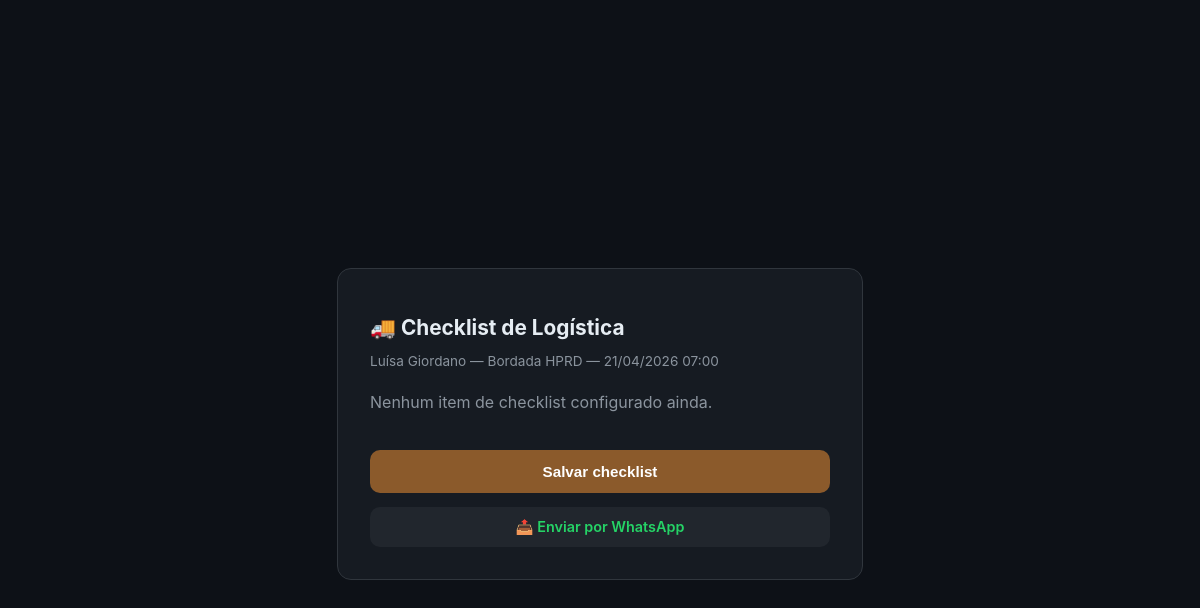
The app's page /checklist/logistica/1/ (signed in) with its own data.
### gateagora/models.py (models this page shows, shortened)
class Aula(models.Model):
    LOCAIS_CHOICES = [
        ('picadeiro_1', 'Picadeiro Principal'),
        ('picadeiro_2', 'Picadeiro Coberto'),
        ('pista_salto', 'Pista de Salto'),
        ('Competição', 'Competição'),
    ]
    empresa = models.ForeignKey(Empresa, on_delete=models.CASCADE)
    TIPO_AULA_CHOICES = [
        ('NORMAL', 'Aula Normal'),
        ('RECUPERAR', 'Aula a Recuperar'),
        ('TREINO_INTERNO', 'Treino Interno (sem custo)'),
        ('TREINO_EXTERNO', 'Competição'),
    ]
    aluno = models.ForeignKey(Aluno, on_delete=models.CASCADE, related_name='aulas')
    cavalo = models.ForeignKey(Cavalo, on_delete=models.SET_NULL, null=True, blank=True, related_name='aulas')
    sela = models.ForeignKey(
        Sela,
        on_delete=models.SET_NULL,
        null=True,
        blank=True,
        related_name="aulas",
        verbose_name="Sela Utilizada"
    )
    cabecada = models.ForeignKey(
        Cabecada,
        on_delete=models.SET_NULL,
        null=True,
        blank=True,
        related_name="aulas",
        verbose_name="Cabeçada Utilizada"
    )
    instrutor = models.ForeignKey(
        Perfil,
        on_delete=models.SET_NULL,
        null=True, blank=True,
        related_name='aulas_ministradas',
        limit_choices_to={'cargo': 'Professor'}
    )
    data_hora = models.DateTimeField(db_index=True)
    local = models.CharField(max_length=20, choices=LOCAIS_CHOICES, default='picadeiro_1')
    local_novo = models.ForeignKey(
        'LocalAula', null=True, blank=True,
        on_delete=models.SET_NULL,
        verbose_name="Local (novo)"
    )
    tipo = models.CharField(max_length=15, choices=TIPO_AULA_CHOICES, default='NORMAL')
    concluida = models.BooleanField(default=False)
    relatorio_treino = models.TextField(blank=True)
    class Meta:
        ordering = ["data_hora"]
        indexes = [models.Index(fields=["empresa", "data_hora"])]
        verbose_name = "Aula 📅"
        verbose_name_plural = "Aulas 📅"

class Aluno(models.Model):
    empresa = models.ForeignKey(Empresa, on_delete=models.CASCADE)
    nome = models.CharField(max_length=200)
    ativo = models.BooleanField(default=True)
    telefone = models.CharField(        # ← ADICIONAR AQUI
        max_length=20,
        blank=True,
        null=True,
        help_text="WhatsApp com DDD"
    )
    streak_atual = models.PositiveIntegerField(default=0)
    melhor_streak = models.PositiveIntegerField(default=0)
    valor_aula = models.DecimalField(max_digits=10, decimal_places=2, default=Decimal('150.00'))
    plano = models.ForeignKey(
        'Plano',
        on_delete=models.SET_NULL,
        null=True,
        blank=True,
        verbose_name="Plano Contratado"
    )
    foto = models.ImageField(
        upload_to='alunos/',
        null=True,
        blank=True,
        verbose_name="Foto do Aluno",
        help_text="⚠️ Tamanho máximo: 5MB. Formatos aceitos: JPG, PNG."
    )
    perfil_usuario = models.OneToOneField(
        'Perfil',
        on_delete=models.SET_NULL,
        null=True,
        blank=True,
        related_name='aluno_vinculado',
        verbose_name="Login do Aluno",
        help_text="Perfil de acesso do aluno ao sistema"
    )
    class Meta:
        ordering = ['nome']
        indexes = [models.Index(fields=["empresa", "nome"])]
        verbose_name = "Aluno 🧑‍🎓"
        verbose_name_plural = "Alunos 🧑‍🎓"

class Cavalo(models.Model):
    nome = models.CharField(max_length=100)
    CATEGORIA_CHOICES = [
        ('PROPRIO', 'Próprio (Escola)'),
        ('HOTELARIA', 'Hotelaria (Particular)'),
    ]
    STATUS_SAUDE_CHOICES = [
        ('Saudável', 'Saudável'),
        ('Alerta', 'Alerta'),
        ('Doente', 'Doente'),
        ('Tratamento', 'Em Tratamento'),
    ]
    LOCAL_DORMIDA = [
        ('BAIA', 'Dorme na Baia'),
        ('PIQUETE', 'Dorme no Piquete'),
    ]
    RACA_CHOICES = [
        ('mang_marchador', 'Mangalarga Marchador'),
        ('quarto_milha', 'Quarto de Milha'),
        ('psl', 'Puro Sangue Lusitano'),
        ('crioulo', 'Crioulo'),
        ('hipismo', 'Cavalo de Hipismo (BH)'),
        ('srd', 'Sem Raça Definida'),
    ]
    ATIVIDADE_CHOICES = [
        ('0.018', 'Leve (Passeio/Aposentado)'),
        ('0.025', 'Moderada (Escola/Aulas)'),
        ('0.035', 'Intensa (Salto/Competição)'),
    ]
    USA_FERRADURA_CHOICES = [
        ('SIM', 'Ferrado (Usa Ferradura)'),
        ('NAO', 'Descalço (Apenas Casqueamento)'),
    ]
    empresa = models.ForeignKey(Empresa, on_delete=models.CASCADE)
    nome = models.CharField(max_length=100)
    categoria = models.CharField(max_length=20, choices=CATEGORIA_CHOICES, default='PROPRIO')
    status_saude = models.CharField(max_length=20, choices=STATUS_SAUDE_CHOICES, default='Saudável')
    onde_dorme = models.CharField(max_length=10, choices=LOCAL_DORMIDA, default='BAIA')
    foto = models.ImageField(
        upload_to='cavalos/',
        null=True,
        blank=True,
        verbose_name="Foto do Cavalo",
        help_text="⚠️ Tamanho máximo: 5MB. Formatos aceitos: JPG, PNG."
    )
    sela_padrao = models.ForeignKey(
        Sela,
        on_delete=models.SET_NULL,
        null=True,
        blank=True,
        related_name="cavalos_padrao",
        verbose_name="Sela Padrão"
    )
    cabecada_padrao = models.ForeignKey(
        Cabecada,
        on_delete=models.SET_NULL,
        null=True,
        blank=True,
        related_name="cavalos_padrao",
        verbose_name="Cabeçada Padrão"
    )
    raca = models.ForeignKey(
        'RacaCavalo',
        on_delete=models.SET_NULL,
        null=True,
        blank=True,
        verbose_name="Raça"
    )
    peso = models.FloatField(
        default=450.0,
        validators=[MinValueValidator(100)],
        help_text="Peso aproximado para cálculo de ração"
    )
    fator_atividade = models.CharField(max_length=10, choices=ATIVIDADE_CHOICES, default='0.025')
    tipo_sela = models.CharField(max_length=100, blank=True, help_text="Ex: Sela Salto Americana")
    tipo_cabecada = models.CharField(max_length=100, blank=True, help_text="Ex: Cabeçada com Freio D")
    material_proprio = models.BooleanField(default=False, help_text="Marque se o material for exclusivo do proprietário")
    baia = models.OneToOneField(Baia, on_delete=models.SET_NULL, null=True, blank=True)
    piquete = models.ForeignKey(Piquete, on_delete=models.SET_NULL, null=True, blank=True)
    proprietario = models.ForeignKey(
        Aluno,
        on_delete=models.CASCADE,
        related_name='cavalos',
        help_text="Se for Próprio, vincular ao gestor ou escola"
    )
    ultima_vacina = models.DateField(null=True, blank=True)
    ultimo_vermifugo = models.DateField(null=True, blank=True)
    ultimo_ferrageamento = models.DateField(null=True, blank=True)
    ultimo_casqueamento = models.DateField(null=True, blank=True)
    usa_ferradura = models.CharField(
        max_length=3,
        choices=USA_FERRADURA_CHOICES,
        default='NAO',
        verbose_name="Usa Ferradura?"
    )
    racao_tipo = models.CharField(max_length=100, blank=True, help_text="Ex: Guabi Equi-S")
    racao_qtd_manha = models.CharField(max_length=50, blank=True, help_text="Ex: 2kg")
    racao_qtd_noite = models.CharField(max_length=50, blank=True, help_text="Ex: 2kg")
    feno_tipo = models.CharField(max_length=100, blank=True, default="Coast Cross")
    feno_qtd = models.CharField(max_length=100, blank=True, default="À vontade")
    complemento_nutricional = models.TextField(blank=True)
    mensalidade_baia = models.DecimalField(max_digits=10, decimal_places=2, default=Decimal('1000.00'))
    class Meta:
        ordering = ['nome']
        indexes = [
            models.Index(fields=["empresa", "status_saude"]),
            models.Index(fields=["empresa", "categoria"]),
        ]
        verbose_name = "Cavalo 🐴"
        verbose_name_plural = "Cavalos 🐴"

### gateagora/views.py (the view, shortened to what this page needs)
# urls.py: path('checklist/logistica/<int:aula_id>/',          views.checklist_logistica, name='checklist_logistica'),
@login_required
def checklist_logistica(request, aula_id):
    from .models import ChecklistPreenchido
    aula, checklist = _checklist_view(request, aula_id, 'LOGISTICA')
    return render(request, 'gateagora/checklist_logistica.html', {
        'aula': aula,
        'checklist': checklist,
    })

### gateagora/views.py (called while the page is built)
def theme_context_processor(request):
    return {"current_theme": request.COOKIES.get("gate-theme", "zaino")}

def _checklist_view(request, aula_id, tipo):
    from .models import ChecklistItem, ChecklistPreenchido
    empresa = getattr(request, "empresa", request.user.perfil.empresa)
    aula = get_object_or_404(Aula, id=aula_id, empresa=empresa)
    itens = ChecklistItem.objects.filter(empresa=empresa, tipo=tipo, ativo=True)
    for item in itens:
        ChecklistPreenchido.objects.get_or_create(aula=aula, item=item)
    checklist = (
        ChecklistPreenchido.objects
        .filter(aula=aula, item__tipo=tipo, item__ativo=True)
        .select_related('item')
        .order_by('item__ordem')
    )
    return aula, checklist

### gateagora/templates/gateagora/checklist_logistica.html (shortened to what this page needs)
<!DOCTYPE html>
<html lang="pt-br">
<head>
</head>
<body>
    <div class="card">
        <h1>🚚 Checklist de Logística</h1>
        <p class="sub">{{ aula.aluno.nome }} — {{ aula.cavalo.nome }} — {{ aula.data_hora|date:"d/m/Y H:i" }}</p>
        <form method="post">
            {% for c in checklist %}
                <div class="item {% if c.concluido %}concluido{% endif %}">
                    <input type="checkbox" name="item_id" value="{{ c.item.id }}"
                           id="item{{ c.item.id }}" {% if c.concluido %}checked{% endif %}>
                    <label for="item{{ c.item.id }}">{{ c.item.descricao }}</label>
                </div>
            {% empty %}
                <p style="color:#8b949e;">Nenhum item de checklist configurado ainda.</p>
            {% endfor %}
            <button type="submit" class="salvar">Salvar checklist</button>
        </form>
        <a class="whatsapp" href="{% url 'checklist_whatsapp' aula.id 'LOGISTICA' %}">
            📤 Enviar por WhatsApp
        </a>
    </div>
</body>
</html>

### gateagora/templates/gateagora/checklist_logistica.html (style rules this page uses)
body { background: #0d1117; color: #e6edf3; font-family: -apple-system, 'Segoe UI', Roboto, sans-serif; display: flex; align-items: center; justify-content: center; min-height: 100vh; margin: 0; padding: 1.5rem; }
.card { background: #161b22; border: 1px solid #30363d; border-radius: 14px; padding: 2rem; width: 100%; max-width: 460px; }
h1 { font-size: 1.3rem; margin-bottom: .2rem; }
p.sub { color: #8b949e; font-size: .85rem; margin-bottom: 1.4rem; }
button.salvar { width: 100%; margin-top: 1.4rem; padding: .8rem; border-radius: 10px; border: none; background: #8B5A2B; color: #fff; font-weight: 700; font-size: .95rem; cursor: pointer; }
.whatsapp { display: block; text-align: center; margin-top: .9rem; padding: .7rem; border-radius: 10px; background: #21262d; color: #25d366; text-decoration: none; font-weight: 600; font-size: .9rem; }

### records on screen
Aula: aluno.nome "Luísa Giordano", cavalo.nome "Bordada HPRD", data_hora "21/04/2026 07:00"
